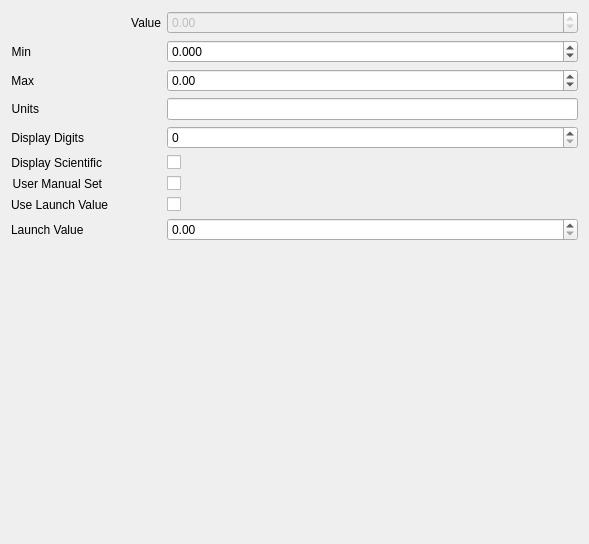
<?xml version="1.0" encoding="UTF-8"?>
<ui version="4.0">
 <class>Form</class>
 <widget class="QWidget" name="Form">
  <property name="geometry">
   <rect>
    <x>0</x>
    <y>0</y>
    <width>589</width>
    <height>544</height>
   </rect>
  </property>
  <property name="windowTitle">
   <string>Form</string>
  </property>
  <layout class="QVBoxLayout" name="verticalLayout">
   <item>
    <layout class="QFormLayout" name="formLayout">
     <property name="fieldGrowthPolicy">
      <enum>QFormLayout::AllNonFixedFieldsGrow</enum>
     </property>
     <property name="formAlignment">
      <set>Qt::AlignLeading|Qt::AlignLeft|Qt::AlignTop</set>
     </property>
     <item row="0" column="0">
      <widget class="QLabel" name="label_2">
       <property name="minimumSize">
        <size>
         <width>150</width>
         <height>0</height>
        </size>
       </property>
       <property name="text">
        <string>Value</string>
       </property>
       <property name="alignment">
        <set>Qt::AlignRight|Qt::AlignTrailing|Qt::AlignVCenter</set>
       </property>
      </widget>
     </item>
     <item row="0" column="1">
      <widget class="QDoubleSpinBox" name="ui_value">
       <property name="enabled">
        <bool>false</bool>
       </property>
       <property name="minimum">
        <double>-1000000.000000000000000</double>
       </property>
       <property name="maximum">
        <double>1000000.000000000000000</double>
       </property>
      </widget>
     </item>
     <item row="1" column="0">
      <widget class="QLabel" name="label_6">
       <property name="minimumSize">
        <size>
         <width>0</width>
         <height>0</height>
        </size>
       </property>
       <property name="text">
        <string>Min</string>
       </property>
       <property name="alignment">
        <set>Qt::AlignRight|Qt::AlignTrailing|Qt::AlignVCenter</set>
       </property>
      </widget>
     </item>
     <item row="1" column="1">
      <widget class="QDoubleSpinBox" name="ui_min">
       <property name="decimals">
        <number>3</number>
       </property>
       <property name="minimum">
        <double>-1000000.000000000000000</double>
       </property>
       <property name="maximum">
        <double>1000000.000000000000000</double>
       </property>
      </widget>
     </item>
     <item row="2" column="0">
      <widget class="QLabel" name="label_3">
       <property name="minimumSize">
        <size>
         <width>0</width>
         <height>0</height>
        </size>
       </property>
       <property name="text">
        <string>Max</string>
       </property>
       <property name="alignment">
        <set>Qt::AlignRight|Qt::AlignTrailing|Qt::AlignVCenter</set>
       </property>
      </widget>
     </item>
     <item row="2" column="1">
      <widget class="QDoubleSpinBox" name="ui_max">
       <property name="minimum">
        <double>-1000000.000000000000000</double>
       </property>
       <property name="maximum">
        <double>1000000.000000000000000</double>
       </property>
      </widget>
     </item>
     <item row="3" column="0">
      <widget class="QLabel" name="label">
       <property name="minimumSize">
        <size>
         <width>0</width>
         <height>0</height>
        </size>
       </property>
       <property name="text">
        <string>Units</string>
       </property>
       <property name="alignment">
        <set>Qt::AlignRight|Qt::AlignTrailing|Qt::AlignVCenter</set>
       </property>
      </widget>
     </item>
     <item row="3" column="1">
      <widget class="QLineEdit" name="ui_units"/>
     </item>
     <item row="4" column="0">
      <widget class="QLabel" name="label_5">
       <property name="minimumSize">
        <size>
         <width>0</width>
         <height>0</height>
        </size>
       </property>
       <property name="text">
        <string>Display Digits</string>
       </property>
       <property name="alignment">
        <set>Qt::AlignRight|Qt::AlignTrailing|Qt::AlignVCenter</set>
       </property>
      </widget>
     </item>
     <item row="4" column="1">
      <widget class="QSpinBox" name="ui_display_digits"/>
     </item>
     <item row="5" column="0">
      <widget class="QLabel" name="label_7">
       <property name="minimumSize">
        <size>
         <width>0</width>
         <height>0</height>
        </size>
       </property>
       <property name="text">
        <string>Display Scientific</string>
       </property>
       <property name="alignment">
        <set>Qt::AlignRight|Qt::AlignTrailing|Qt::AlignVCenter</set>
       </property>
      </widget>
     </item>
     <item row="5" column="1">
      <widget class="QCheckBox" name="ui_display_scientific">
       <property name="text">
        <string/>
       </property>
      </widget>
     </item>
     <item row="6" column="0">
      <widget class="QLabel" name="label_4">
       <property name="minimumSize">
        <size>
         <width>0</width>
         <height>0</height>
        </size>
       </property>
       <property name="text">
        <string>User Manual Set</string>
       </property>
       <property name="alignment">
        <set>Qt::AlignRight|Qt::AlignTrailing|Qt::AlignVCenter</set>
       </property>
      </widget>
     </item>
     <item row="6" column="1">
      <widget class="QCheckBox" name="ui_user_manual_set">
       <property name="text">
        <string/>
       </property>
      </widget>
     </item>
     <item row="7" column="0">
      <widget class="QLabel" name="label_8">
       <property name="text">
        <string>Use Launch Value</string>
       </property>
      </widget>
     </item>
     <item row="8" column="0">
      <widget class="QLabel" name="label_9">
       <property name="text">
        <string>Launch Value</string>
       </property>
      </widget>
     </item>
     <item row="8" column="1">
      <widget class="QDoubleSpinBox" name="ui_launch_value"/>
     </item>
     <item row="7" column="1">
      <widget class="QCheckBox" name="ui_use_launch_value">
       <property name="text">
        <string/>
       </property>
      </widget>
     </item>
    </layout>
   </item>
   <item>
    <spacer name="verticalSpacer">
     <property name="orientation">
      <enum>Qt::Vertical</enum>
     </property>
     <property name="sizeHint" stdset="0">
      <size>
       <width>20</width>
       <height>40</height>
      </size>
     </property>
    </spacer>
   </item>
  </layout>
 </widget>
 <resources/>
 <connections/>
</ui>
